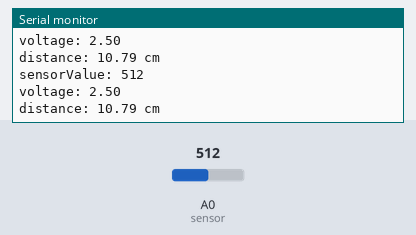
This sketch was run on a simulated Arduino Uno, built with avr-gcc and run on an emulated ATmega328P. Shown: the last lines printed to the serial monitor. Inputs (shaded band) come from the test bench; at power-on: A0 (sensor) = 512.

Above: at 1.8 s.
1.9 s: A0 (sensor) set to 0
At 2.8 s:
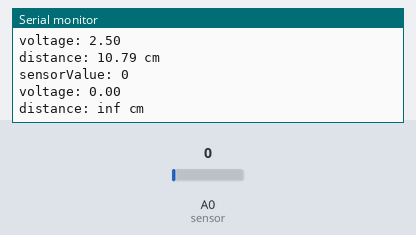
4.5 s: A0 (sensor) set to 122
At 5.5 s:
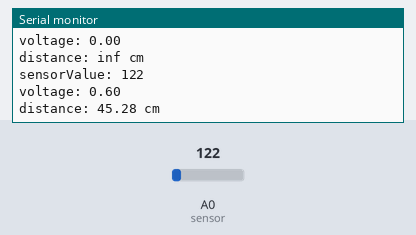
Timing chart, 0 to 7.5 s (numbered marks = the images above; inputs shaded):
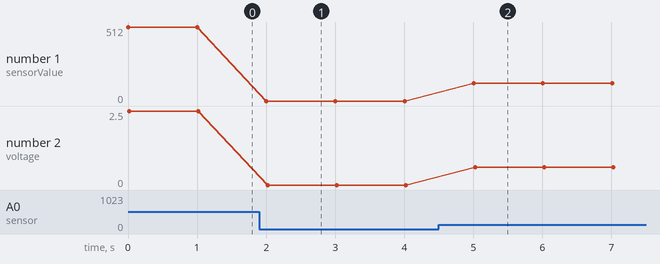

Measured:
- after the input at 1.9 s, the serial monitor: prints a new line after 0.10 s (image 1)
- after the input at 4.5 s, the serial monitor: prints a new line after 0.51 s (image 2)
- plotted number 1: 512 → 0 after the input at 1.9 s, 0 → 122 after the input at 4.5 s
- plotted number 2: 2.5 → 0 after the input at 1.9 s, 0 → 0.6 after the input at 4.5 s

The sketch:

GP2Y0A21_fromBook.ino
```cpp
/*
    Sharp GP2Y0A21 IR ranger reader
*/

void setup() {
    // Initialize serial communications at 9600 bps
    Serial.begin(9600);
}

void loop() {
    int sensorValue = analogRead(A0);   // sensorValue = [0..1023]
    // Convert to a voltage
    float voltage = mapf(sensorValue, 0, 1023, 0, 5);

    float distance = 27.0 / voltage;

    // print sensor value
    Serial.print("sensorValue: ");
    Serial.println(sensorValue);
    Serial.print("voltage: ");
    Serial.println(voltage);
    Serial.print("distance: ");
    Serial.print(distance);
    Serial.println(" cm");
    // wait 10ms to the next reading
    delay(1000);
}

/*
 * Re-maps a number from one range to another. That is, a value of fromLow
 * would get mapped to toLow, a value of fromHigh to toHigh, values in-between
 * to values in-between, etc.
 *
 * map(value, fromLow, fromHigh, toLow, toHigh)
 *
 * NOTE: Floating point numbers are not exact, and may yield strange results
 * when compared. For example 6.0 / 3.0 may not equal 2.0. You should instead
 * check that the absolute value of the difference between the numbers is less
 * than some small number.
 */
float mapf(float x, float in_min, float in_max, float out_min, float out_max) {
  return (x - in_min) * (out_max - out_min) / (in_max - in_min) + out_min;
}
```
